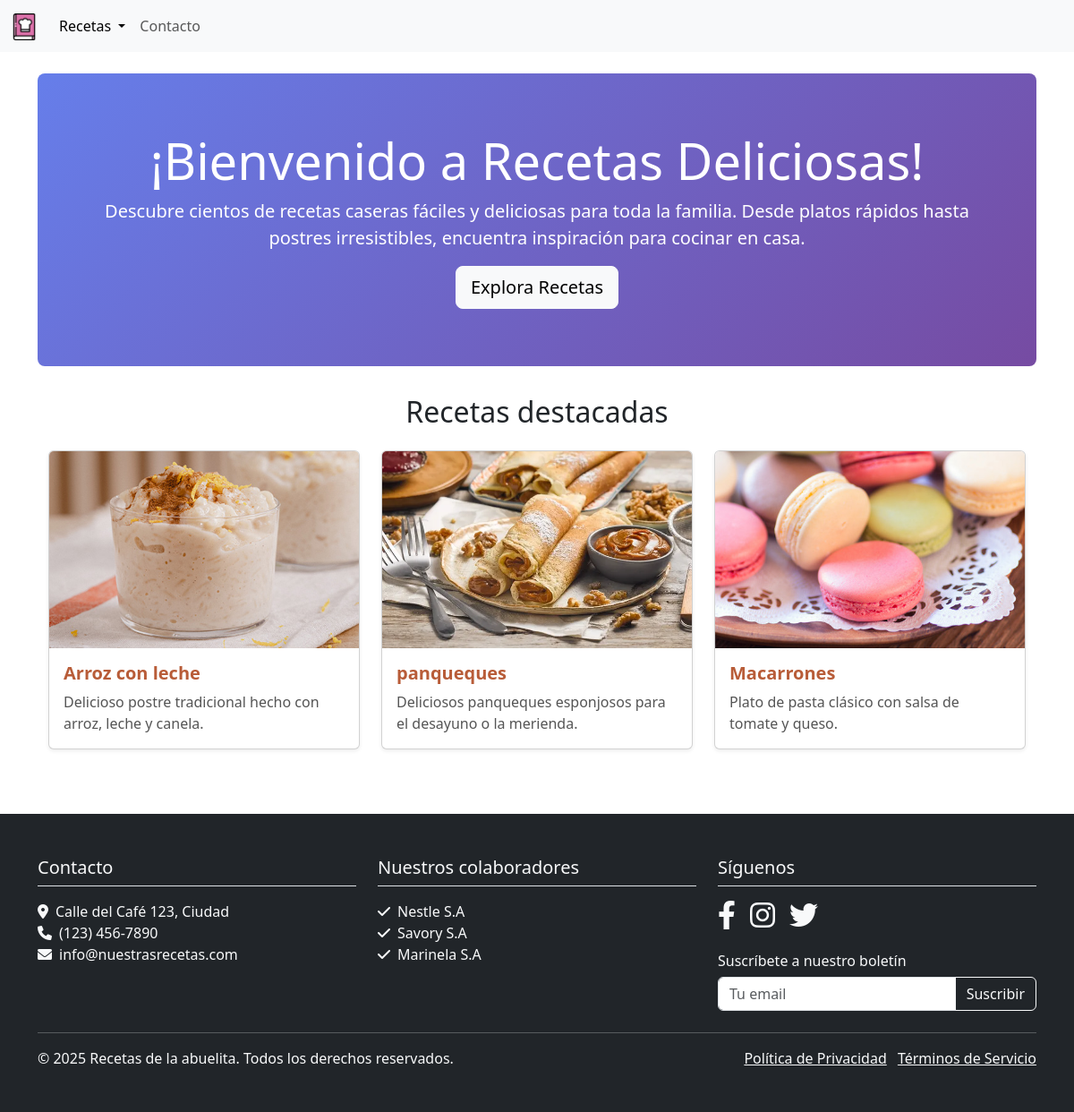
The page / on the database its author committed.
### myapp/models.py (models this page shows, shortened)
class Receta(models.Model):
    nombre = models.CharField(max_length=100)
    descripcion = models.TextField(blank=True, null=True)
    ingredientes = models.TextField()
    instrucciones = models.TextField()
    imagen = models.ImageField(upload_to='imagenes/', null=True, blank=True)

### myapp/views.py (the view)
# urls.py: path('', views.index, name='index'),  # aquí se define 'home'
def index(request):
    recetas = Receta.objects.all()[:3]  # Obtiene las 3 primeras recetas
    return render(request, 'index.html', {'recetas': recetas})

### myapp/templates/index.html (shortened to what this page needs)
{% extends "base.html" %}
{% load static %}
{% block content %}
<div class="container-fluid p-0">
    <div class="jumbotron" style="background: linear-gradient(135deg, #667eea 0%, #764ba2 100%); color: white; padding: 4rem 2rem; border-radius: 0.5rem; margin-bottom: 2rem; text-align: center;">
        <div class="container">
            <h1 class="display-4">¡Bienvenido a Recetas Deliciosas!</h1>
            <p class="lead">Descubre cientos de recetas caseras fáciles y deliciosas para toda la familia. Desde platos rápidos hasta postres irresistibles, encuentra inspiración para cocinar en casa.</p>
            <a class="btn btn-light btn-lg" href="{% url 'recetas' %}" role="button">Explora Recetas</a>
        </div>
    </div>
</div>
<div class="container mt-4">
    <h2 class="mb-4 text-center">Recetas destacadas</h2>
    <div class="row justify-content-center">
        {% for receta in recetas %}
        <div class="col-md-4 mb-4">
            <div class="card shadow-sm">
                {% if receta.imagen %}
                <img src="{{ receta.imagen.url }}" class="card-img-top img-fluid" alt="{{ receta.nombre }}" style="object-fit: cover; height: 220px;">
                {% else %}
                <img src="{% static 'img/placeholder.png' %}" class="card-img-top img-fluid" alt="Sin imagen" style="object-fit: cover; height: 220px;">
                {% endif %}
                <div class="card-body">
                    <h5 class="card-title">{{ receta.nombre }}</h5>
                    <p class="card-text">{{ receta.descripcion|truncatewords:20 }}</p>
                </div>
            </div>
        </div>
        {% endfor %}
    </div>
</div>
{% endblock %}

### myapp/templates/base.html (shortened to what this page needs)
<!DOCTYPE html>
<html lang="es">
<head>
    <link href="https://cdn.jsdelivr.net/npm/bootstrap@5.3.0/dist/css/bootstrap.min.css" rel="stylesheet">
    <link rel="stylesheet" href="https://cdnjs.cloudflare.com/ajax/libs/font-awesome/6.0.0-beta3/css/all.min.css">
    {% load static %}
    <link rel="stylesheet" href="{% static 'css/estilos.css' %}">
</head>
<body>
    <nav class="navbar navbar-expand-lg bg-body-tertiary">
        <div class="container-fluid">
            <a class="navbar-brand" href="{% url 'index' %}">
                <img src="{% static 'image/logo.png' %}" alt="Página de Inicio" height="30">
            </a>
            <div class="collapse navbar-collapse" id="navbarSupportedContent">
                <ul class="navbar-nav me-auto mb-2 mb-lg-0">
                    <li class="nav-item dropdown">
                        <a class="nav-link dropdown-toggle active" href="#" id="navbarDropdownRecetas" role="button" data-bs-toggle="dropdown" aria-expanded="false">
                            Recetas
                        </a>
                    </li>
                        <li class="nav-item">
                        <a class="nav-link" href="{% url 'contacto' %}">Contacto</a>
                    </li>
                </ul>
            </div>
        </div>
    </nav>
    <div class="container mt-4">
        {% block content %}
        {% endblock %}
    </div>
<footer class="bg-dark text-light py-5 mt-5">
        <div class="container">
            <div class="row">
                <div class="col-md-4 mb-4 mb-md-0">
                    <h5 class="mb-3 border-bottom pb-2">Contacto</h5>
                    <ul class="list-unstyled">
                        <li><i class="fas fa-map-marker-alt me-2"></i>Calle del Café 123, Ciudad</li>
                        <li><i class="fas fa-phone me-2"></i>(123) 456-7890</li>
                        <li><i class="fas fa-envelope me-2"></i>info@nuestrasrecetas.com</li>
                    </ul>
                </div>
                <div class="col-md-4 mb-4 mb-md-0">
                    <h5 class="mb-3 border-bottom pb-2">Nuestros colaboradores</h5>
                    <ul class="list-unstyled">
                        <li><i class="fas fa-check me-2"></i>Nestle S.A</li>
                        <li><i class="fas fa-check me-2"></i>Savory S.A</li>
                        <li><i class="fas fa-check me-2"></i>Marinela S.A</li>
                    </ul>
                </div>
                <div class="col-md-4">
                    <h5 class="mb-3 border-bottom pb-2">Síguenos</h5>
                    <div class="d-flex justify-content-start">
                        <a href="https://www.facebook.com/nuestracafeteria" class="text-light me-3 social-icon">
                            <i class="fab fa-facebook-f fa-2x"></i>
                        </a>
                        <a href="https://www.instagram.com/nuestracafeteria" class="text-light me-3 social-icon">
                            <i class="fab fa-instagram fa-2x"></i>
                        </a>
                        <a href="https://twitter.com/nuestracafeteria" class="text-light social-icon">
                            <i class="fab fa-twitter fa-2x"></i>
                        </a>
                    </div>
                    <div class="mt-4">
                        <h6>Suscríbete a nuestro boletín</h6>
                        <form class="mt-2">
                            <div class="input-group">
                                <input type="email" class="form-control" placeholder="Tu email" aria-label="Tu email" aria-describedby="button-addon2">
                                <button class="btn btn-outline-light" type="button" id="button-addon2">Suscribir</button>
                            </div>
                        </form>
                    </div>
                </div>
            </div>
            <hr class="mt-4 mb-3">
            <div class="row">
                <div class="col-md-6 text-center text-md-start">
                    <p class="mb-0">&copy; 2025
                         Recetas de la abuelita. Todos los derechos reservados.</p>
                </div>
                <div class="col-md-6 text-center text-md-end">
                    <a href="#" class="text-light me-2">Política de Privacidad</a>
                    <a href="#" class="text-light">Términos de Servicio</a>
                </div>
            </div>
        </div>
    </footer>
</body>
</html>

### myapp/static/css/estilos.css (style rules this page uses)
.card-title { color: #b85c38; font-weight: bold; }
.card-text { font-size: 1rem; color: #555; }

### rows shown on the page
Receta: imagen (picture), nombre "Arroz con leche", descripcion "Delicioso postre tradicional hecho con arroz, leche y canela."
Receta: imagen (picture), nombre "panqueques", descripcion "Deliciosos panqueques esponjosos para el desayuno o la merienda."
Receta: imagen (picture), nombre "Macarrones", descripcion "Plato de pasta clásico con salsa de tomate y queso."
